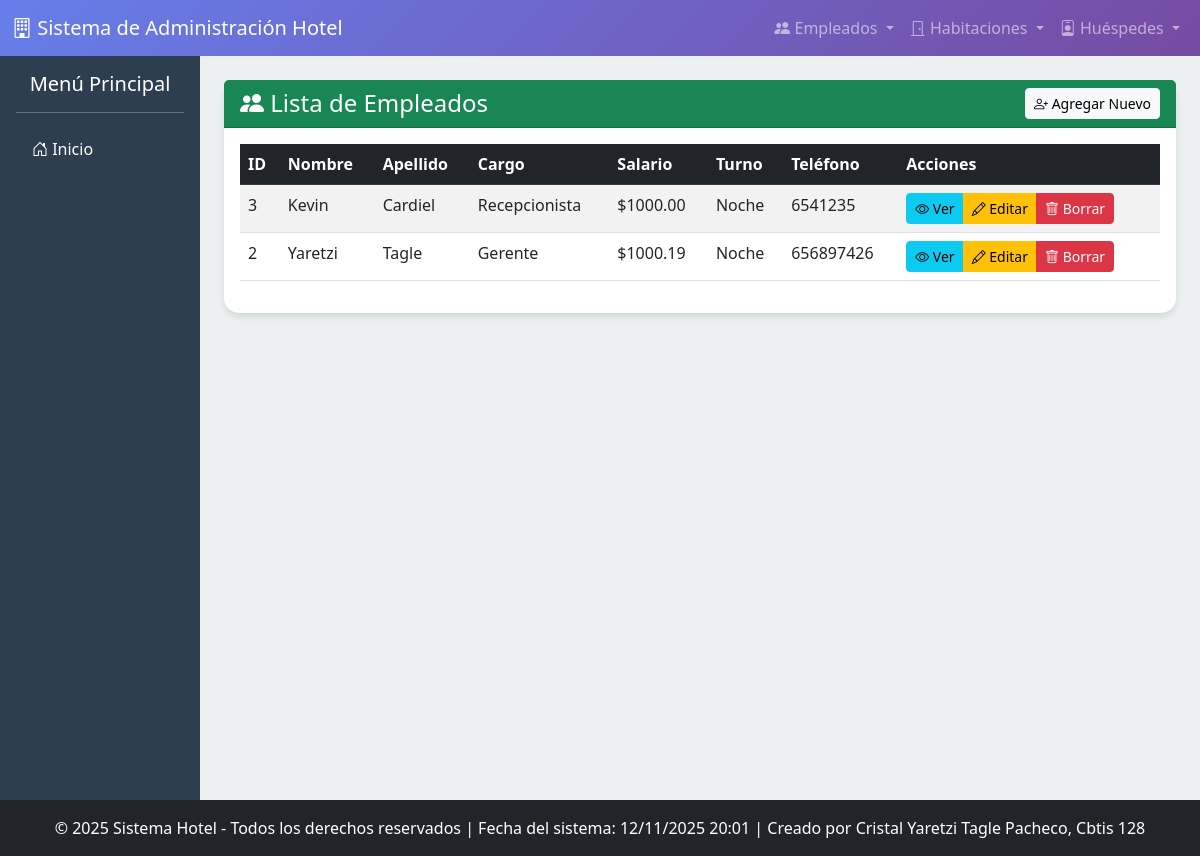
/empleados/ver/, run on the app's committed database.
### app_Hotel/models.py (models this page shows, shortened)
class Empleado(models.Model):
    CARGOS = (
        ('GER', 'Gerente'),
        ('REC', 'Recepcionista'),
        ('LIM', 'Personal de Limpieza'),
        ('OTR', 'Otro'),
    )
    TURNOS = (
        ('MAN', 'Mañana'),
        ('TAR', 'Tarde'),
        ('NOCH', 'Noche'),
    )
    nombre = models.CharField(max_length=100)
    apellido = models.CharField(max_length=100)
    cargo = models.CharField(max_length=3, choices=CARGOS, default='OTR')
    fecha_contratacion = models.DateField()
    salario = models.DecimalField(max_digits=10, decimal_places=2)
    turno = models.CharField(max_length=4, choices=TURNOS)
    telefono = models.CharField(max_length=15, unique=True)
    class Meta:
        verbose_name_plural = "Empleados"
        ordering = ['apellido']

### app_Hotel/views.py (the view)
# urls.py: path('empleados/ver/', views.ver_empleados, name='ver_empleados'),
def ver_empleados(request):
    empleados = Empleado.objects.all()
    return render(request, 'empleados/ver_empleados.html', {'empleados': empleados})

### app_Hotel/templates/empleados/ver_empleados.html
{% extends 'base.html' %}
{% block content %}
<div class="row">
    <div class="col-12">
        <div class="card">
            <div class="card-header bg-success text-white d-flex justify-content-between align-items-center">
                <h4 class="mb-0"><i class="bi bi-people-fill"></i> Lista de Empleados</h4>
                <a href="{% url 'agregar_empleados' %}" class="btn btn-light btn-sm">
                    <i class="bi bi-person-plus"></i> Agregar Nuevo
                </a>
            </div>
            <div class="card-body">
                <div class="table-responsive">
                    <table class="table table-striped table-hover">
                        <thead class="table-dark">
                            <tr>
                                <th>ID</th>
                                <th>Nombre</th>
                                <th>Apellido</th>
                                <th>Cargo</th>
                                <th>Salario</th>
                                <th>Turno</th>
                                <th>Teléfono</th>
                                <th>Acciones</th>
                            </tr>
                        </thead>
                        <tbody>
                            {% for empleado in empleados %}
                            <tr>
                                <td>{{ empleado.id }}</td>
                                <td>{{ empleado.nombre }}</td>
                                <td>{{ empleado.apellido }}</td>
                                <td>{{ empleado.get_cargo_display }}</td>
                                <td>${{ empleado.salario }}</td>
                                <td>{{ empleado.get_turno_display }}</td>
                                <td>{{ empleado.telefono }}</td>
                                <td>
                                    <div class="btn-group" role="group">
                                        <a href="#" class="btn btn-info btn-sm">
                                            <i class="bi bi-eye"></i> Ver
                                        </a>
                                        <a href="{% url 'realizar_actualizacion_empleados' empleado.id %}" class="btn btn-warning btn-sm">
                                            <i class="bi bi-pencil"></i> Editar
                                        </a>
                                        <a href="{% url 'realizar_borrado_empleados' empleado.id %}" class="btn btn-danger btn-sm">
                                            <i class="bi bi-trash"></i> Borrar
                                        </a>
                                    </div>
                                </td>
                            </tr>
                            {% empty %}
                            <tr>
                                <td colspan="8" class="text-center">No hay empleados registrados</td>
                            </tr>
                            {% endfor %}
                        </tbody>
                    </table>
                </div>
            </div>
        </div>
    </div>
</div>
{% endblock %}

### app_Hotel/templates/base.html (style rules this page uses)
body { background-color: #f8f9fa; font-family: 'Segoe UI', Tahoma, Geneva, Verdana, sans-serif; }
.card { border: none; border-radius: 15px; box-shadow: 0 4px 6px rgba(0,0,0,0.1); transition: transform 0.3s ease; }

### data on the page
Empleado: id "3", nombre "Kevin", apellido "Cardiel", cargo "Recepcionista", salario "1000.00", turno "Noche", telefono "6541235"
Empleado: id "2", nombre "Yaretzi", apellido "Tagle", cargo "Gerente", salario "1000.19", turno "Noche", telefono "656897426"
